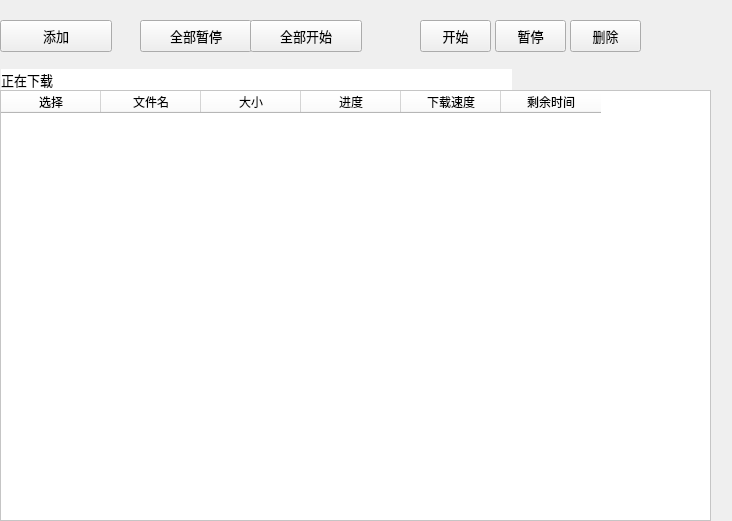
<?xml version="1.0" encoding="UTF-8"?>
<ui version="4.0">
 <class>Page_downloading</class>
 <widget class="QWidget" name="Page_downloading">
  <property name="geometry">
   <rect>
    <x>0</x>
    <y>0</y>
    <width>732</width>
    <height>521</height>
   </rect>
  </property>
  <property name="windowTitle">
   <string>Form</string>
  </property>
  <widget class="QTableWidget" name="tableWidget">
   <property name="geometry">
    <rect>
     <x>0</x>
     <y>90</y>
     <width>711</width>
     <height>431</height>
    </rect>
   </property>
   <property name="styleSheet">
    <string notr="true">background-color:white</string>
   </property>
   <column>
    <property name="text">
     <string>选择</string>
    </property>
    <property name="font">
     <font>
      <family>Microsoft YaHei</family>
      <pointsize>9</pointsize>
     </font>
    </property>
    <property name="background">
     <color>
      <red>218</red>
      <green>218</green>
      <blue>218</blue>
     </color>
    </property>
   </column>
   <column>
    <property name="text">
     <string>文件名</string>
    </property>
    <property name="font">
     <font>
      <family>Microsoft YaHei</family>
      <pointsize>9</pointsize>
     </font>
    </property>
    <property name="background">
     <color>
      <red>218</red>
      <green>218</green>
      <blue>218</blue>
     </color>
    </property>
   </column>
   <column>
    <property name="text">
     <string>大小</string>
    </property>
    <property name="font">
     <font>
      <family>Microsoft YaHei</family>
      <pointsize>9</pointsize>
     </font>
    </property>
    <property name="background">
     <color>
      <red>218</red>
      <green>218</green>
      <blue>218</blue>
     </color>
    </property>
   </column>
   <column>
    <property name="text">
     <string>进度</string>
    </property>
    <property name="font">
     <font>
      <family>Microsoft YaHei</family>
      <pointsize>9</pointsize>
     </font>
    </property>
    <property name="background">
     <color>
      <red>218</red>
      <green>218</green>
      <blue>218</blue>
     </color>
    </property>
   </column>
   <column>
    <property name="text">
     <string>下载速度</string>
    </property>
    <property name="font">
     <font>
      <family>.AppleSystemUIFont</family>
      <pointsize>9</pointsize>
     </font>
    </property>
    <property name="background">
     <color>
      <red>218</red>
      <green>218</green>
      <blue>218</blue>
     </color>
    </property>
   </column>
   <column>
    <property name="text">
     <string>剩余时间</string>
    </property>
    <property name="font">
     <font>
      <family>Microsoft YaHei</family>
      <pointsize>9</pointsize>
     </font>
    </property>
    <property name="background">
     <color>
      <red>218</red>
      <green>218</green>
      <blue>218</blue>
     </color>
    </property>
   </column>
  </widget>
  <widget class="QPushButton" name="bt_pause_all">
   <property name="geometry">
    <rect>
     <x>140</x>
     <y>20</y>
     <width>112</width>
     <height>32</height>
    </rect>
   </property>
   <property name="font">
    <font>
     <family>Microsoft YaHei</family>
     <pointsize>10</pointsize>
    </font>
   </property>
   <property name="text">
    <string>全部暂停</string>
   </property>
  </widget>
  <widget class="QPushButton" name="bt_start_all">
   <property name="geometry">
    <rect>
     <x>250</x>
     <y>20</y>
     <width>112</width>
     <height>32</height>
    </rect>
   </property>
   <property name="font">
    <font>
     <family>Microsoft YaHei</family>
     <pointsize>10</pointsize>
    </font>
   </property>
   <property name="text">
    <string>全部开始</string>
   </property>
  </widget>
  <widget class="QPushButton" name="bt_delete">
   <property name="geometry">
    <rect>
     <x>570</x>
     <y>20</y>
     <width>71</width>
     <height>32</height>
    </rect>
   </property>
   <property name="font">
    <font>
     <family>Microsoft YaHei</family>
     <pointsize>10</pointsize>
    </font>
   </property>
   <property name="text">
    <string>删除</string>
   </property>
  </widget>
  <widget class="QLabel" name="label">
   <property name="geometry">
    <rect>
     <x>1</x>
     <y>69</y>
     <width>511</width>
     <height>21</height>
    </rect>
   </property>
   <property name="font">
    <font>
     <family>Microsoft YaHei</family>
     <pointsize>10</pointsize>
    </font>
   </property>
   <property name="styleSheet">
    <string notr="true">background-color:white</string>
   </property>
   <property name="text">
    <string>正在下载</string>
   </property>
  </widget>
  <widget class="QPushButton" name="bt_add">
   <property name="geometry">
    <rect>
     <x>0</x>
     <y>20</y>
     <width>112</width>
     <height>32</height>
    </rect>
   </property>
   <property name="font">
    <font>
     <family>Microsoft YaHei</family>
     <pointsize>10</pointsize>
    </font>
   </property>
   <property name="text">
    <string>添加</string>
   </property>
  </widget>
  <widget class="QPushButton" name="bt_start_one">
   <property name="geometry">
    <rect>
     <x>420</x>
     <y>20</y>
     <width>71</width>
     <height>32</height>
    </rect>
   </property>
   <property name="font">
    <font>
     <family>Microsoft YaHei</family>
     <pointsize>10</pointsize>
    </font>
   </property>
   <property name="text">
    <string>开始</string>
   </property>
  </widget>
  <widget class="QPushButton" name="bt_pause_one">
   <property name="geometry">
    <rect>
     <x>495</x>
     <y>20</y>
     <width>71</width>
     <height>32</height>
    </rect>
   </property>
   <property name="font">
    <font>
     <family>Microsoft YaHei</family>
     <pointsize>10</pointsize>
    </font>
   </property>
   <property name="text">
    <string>暂停</string>
   </property>
  </widget>
 </widget>
 <resources/>
 <connections/>
</ui>
